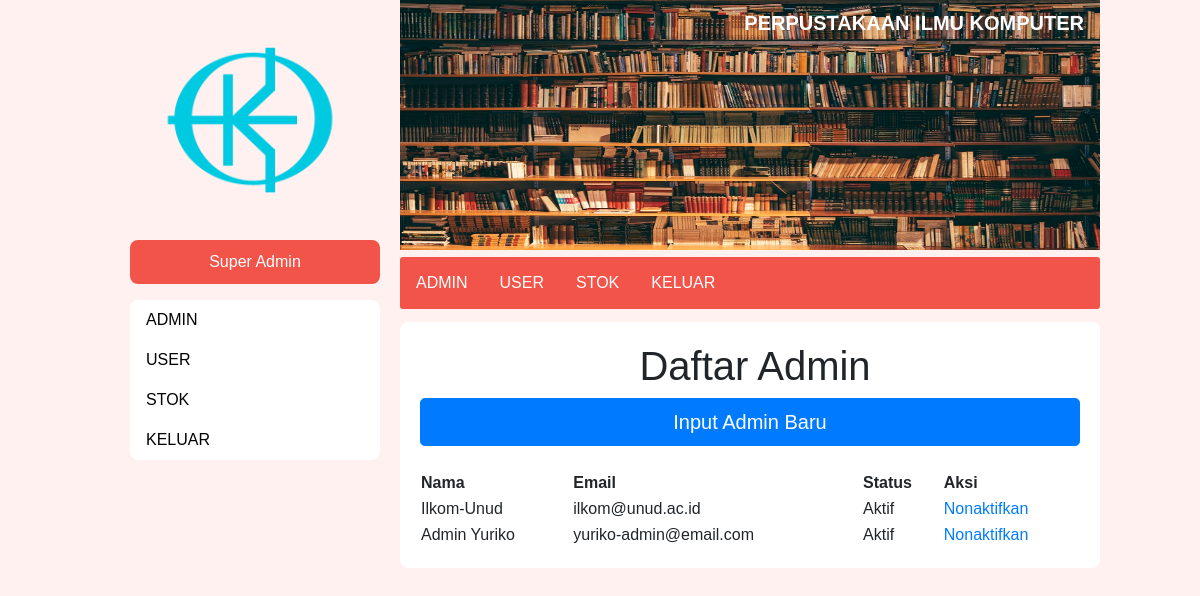
Screenshot of /admin.php (signed in) with the database file from the repository.
### tables this page shows
CREATE TABLE `user` (
  `id_user` int(11) NOT NULL,
  `user_name` varchar(100) NOT NULL,
  `email` varchar(255) NOT NULL,
  `password` varchar(256) NOT NULL,
  `role` enum('suadmin','user','admin','nonaktif') NOT NULL,
  `picture` varchar(255) NOT NULL
);

### db-con.php (called while the page is built, shortened)
<?php
class database{
	var $host = "localhost:3306";
	var $username = "root";
	var $password = "";
	var $database = "perpustakaan";
	function __construct(){
		$this->koneksi = mysqli_connect($this->host, $this->username, $this->password,$this->database);
	}
}
?>

### admin.php (the view, shortened to what this page needs)
<!DOCTYPE html>
<html lang="en">
<head>
    <link rel="stylesheet" href="https://stackpath.bootstrapcdn.com/bootstrap/4.5.0/css/bootstrap.min.css">
    <?php include "style.php"; ?>
    <link rel="stylesheet" href="css/galeri.css">
</head>
<?php
$query = "SELECT * FROM user WHERE role='admin' OR role='nonaktif';"
?>
<body>
    <div id="main-content">
        <?php include 'header-sidebar.php';?>
        <div id="isi">
                <h1 style="text-align: center;">Daftar Admin</h1>
                <button data-target="#create" data-toggle="modal" class="btn btn-primary btn-lg btn-block">Input Admin Baru</button><br>
                <table style="text-align: left;padding:10px;width:100%;">
                    <tr>
                        <th>Nama</th>
                        <th>Email</th>
                        <th>Status</th>
                        <th>Aksi</th>
                    </tr>
                    <?php
                    include_once("db-con.php");
                    $database = new database();
                    $result = mysqli_query($database->koneksi,$query);
                    while($pj = mysqli_fetch_assoc($result)){
                        echo "<tr>
                                <td>".$pj['user_name']."</td>
                                <td>".$pj['email']."</td>
                                <td>".($pj['role'] == 'admin' ? 'Aktif' : 'Nonaktif')."</td>
                                <td><a href=\"status-admin.php?id_user=".$pj['id_user']."&role=".$pj['role']."\">".($pj['role'] != 'admin' ? 'Aktifkan' : 'Nonaktifkan')."</a></td>
                            </tr>";
                    }
                    ?>
                </table>
        </div>
    </div>
</body>
</html>

### css/admin.css (style rules this page uses)
body { background-color: #fff1f0; }

### css/galeri.css (style rules this page uses)
* { font-family: sans-serif; }
#main-content { margin: 0 auto; width: 1000px; height: auto; }
#isi { margin-top: 22px; margin-bottom: 8px; padding: 20px; width: 700px; float: right; background: white; border-radius: 8px; }
#isi h1 { margin-left: 10px; }

### rows the page displays
user: user_name "Ilkom-Unud", email "ilkom@unud.ac.id", role "Aktif"
user: user_name "Admin Yuriko", email "yuriko-admin@email.com", role "Aktif"
